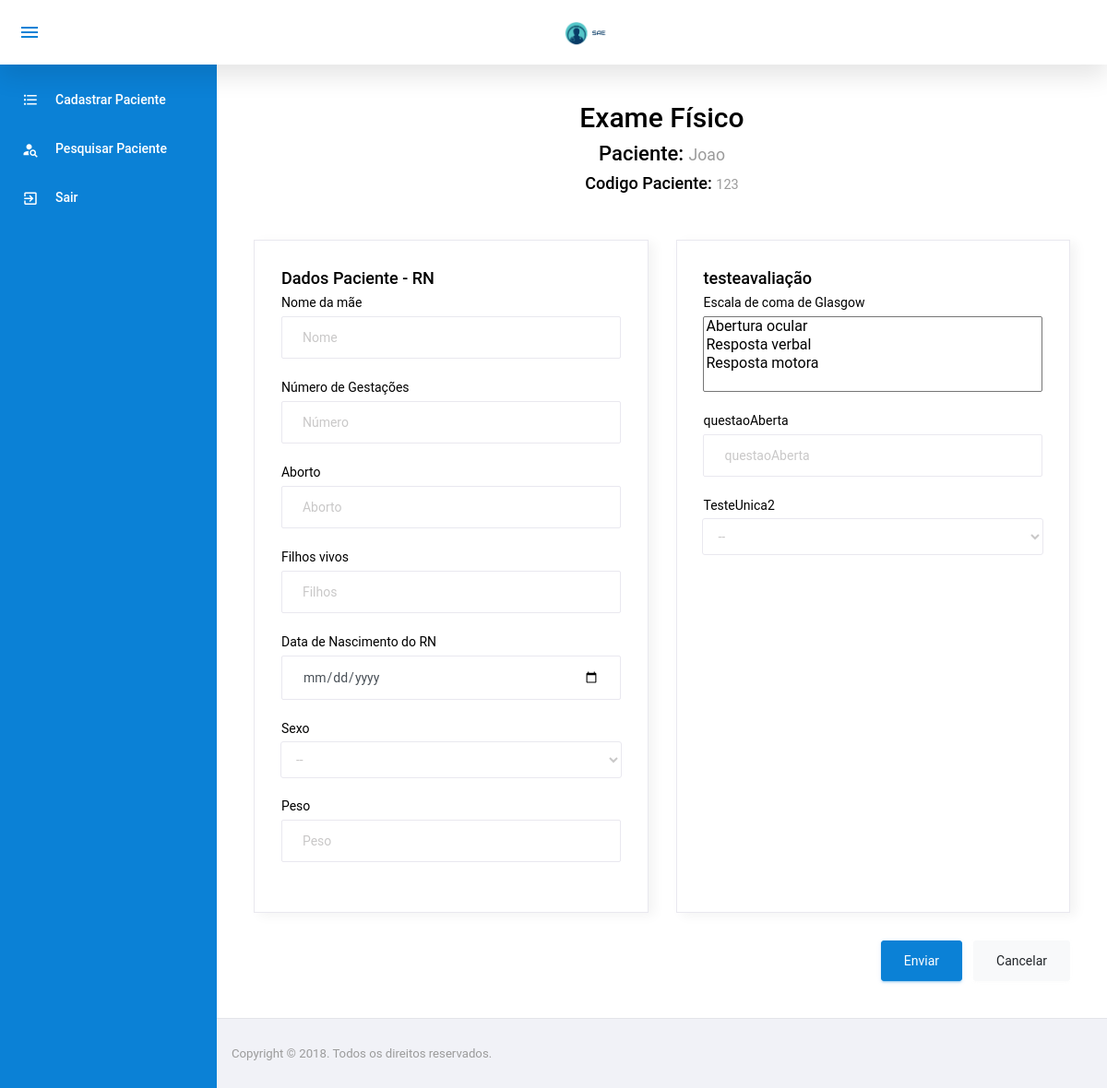
Page /exameFisico/ExameFisico.php?idPaciente=1 (signed in) on the committed database.
### tables this page shows
CREATE TABLE `paciente` (
  `IdPaciente` int(11) NOT NULL,
  `Nome` varchar(100) NOT NULL,
  `IdUnidadeInternacao` tinyint(4) NOT NULL,
  `IdTipoPaciente` tinyint(4) NOT NULL,
  `CodigoPaciente` int(11) NOT NULL
);

CREATE TABLE `formulario` (
  `IdFormulario` int(11) NOT NULL,
  `Descricao` varchar(100) NOT NULL
);

CREATE TABLE `avaliacao` (
  `IdAvaliacao` int(11) NOT NULL,
  `Descricao` varchar(100) NOT NULL
);

CREATE TABLE `aplicacao` (
  `IdAplicacao` int(11) NOT NULL,
  `IdAvaliacao` int(11) NOT NULL,
  `IdFormulario` int(11) NOT NULL
);

CREATE TABLE `questao` (
  `IdQuestao` int(11) NOT NULL,
  `IdTipoQuestao` tinyint(4) NOT NULL,
  `Descricao` varchar(300) NOT NULL,
  `PossuiOutro` char(1) NOT NULL
);

CREATE TABLE `avaliacaoquestao` (
  `IdQuestao` int(11) NOT NULL,
  `IdAvaliacao` int(11) NOT NULL
);

### config/BD.php (called while the page is built, shortened)
<?php
	class BancoDados{
		public static function obterConexao(){
			if(isset($conexao) == false){
				$conexao = new PDO("mysql:dbname=u989534060_sae;host=localhost","root","",array(PDO::MYSQL_ATTR_INIT_COMMAND => "SET NAMES utf8"));
				$conexao->setAttribute(PDO::ATTR_ERRMODE, PDO::ERRMODE_EXCEPTION);
			}
			return $conexao;
		}
	}
?>

### model/PacienteModel.php (called while the page is built, shortened)
<?php
	require_once $_SERVER["DOCUMENT_ROOT"] . "/sae/config/BD.php";
	class PacienteModel{
		private $bd;
		 function __construct(){
		 	$this->bd = BancoDados::obterConexao();
		 }
         public function listarID($idPaciente){
            $listarUm = $this->bd->prepare("SELECT * from paciente where idPaciente = :idPaciente");
            $listarUm->bindParam(":idPaciente", $idPaciente, PDO::PARAM_INT);
            $listarUm->execute();
            $res = $listarUm->fetch(PDO::FETCH_ASSOC);
            return $res;
         }
	}
?>

### model/FormularioModel.php (called while the page is built, shortened)
<?php
	require_once $_SERVER["DOCUMENT_ROOT"] . "/sae/config/BD.php";
	class FormularioModel{
		private $bd;
		 function __construct(){
		 	$this->bd = BancoDados::obterConexao();
		 }
		 public function listarTodasAvaliacoes($idFormulario){
			$listarTodasAvaliacoes = $this->bd->query("SELECT * FROM formulario INNER JOIN aplicacao ON aplicacao.IdFormulario = formulario.IdFormulario
										INNER JOIN avaliacao on avaliacao.IdAvaliacao = aplicacao.IdAvaliacao
										INNER JOIN avaliacaoquestao on avaliacaoquestao.IdAvaliacao = avaliacao.IdAvaliacao
										WHERE formulario.IdFormulario = " . $idFormulario . "  GROUP BY avaliacao.Descricao");
			$res = $listarTodasAvaliacoes->fetchAll(PDO::FETCH_ASSOC);
			return $res;
		}
	}
?>

### model/FormularioAvaliacaoModel.php (called while the page is built, shortened)
<?php
	require_once $_SERVER["DOCUMENT_ROOT"] . "/sae/config/BD.php";
	class FormularioAvaliacaoModel{
		private $bd;
		 function __construct(){
		 	$this->bd = BancoDados::obterConexao();
		 }
		 public function listarTodasQuestoesAplicacao($idAplicacao){
			$listarTodasQuestoesAplicacao = $this->bd->query("SELECT * FROM aplicacao
			INNER JOIN avaliacao ON avaliacao.IdAvaliacao = aplicacao.IdAvaliacao
			INNER JOIN avaliacaoquestao ON avaliacaoquestao.IdAvaliacao = avaliacao.IdAvaliacao
			INNER JOIN questao ON questao.IdQuestao = avaliacaoquestao.IdQuestao WHERE aplicacao.IdAplicacao = " . $idAplicacao);
			$res = $listarTodasQuestoesAplicacao->fetchAll(PDO::FETCH_ASSOC);
			return $res;
		 }
	}
?>

### model/QuestaoModel.php (called while the page is built, shortened)
<?php
	require_once $_SERVER["DOCUMENT_ROOT"] . "/sae/config/BD.php";
	class QuestaoModel{
		private $bd;
		 function __construct(){
		 	$this->bd = BancoDados::obterConexao();
		 }
		public function listarAfirmativas($idQuestao){
			$listarAfirmativas = $this->bd->query("SELECT * from questaoafirmativa WHERE idQuestao = " . $idQuestao);
			$listarAfirmativas->bindParam(":idQuestao", $idQuestao);
			$res = $listarAfirmativas->fetchAll(PDO::FETCH_ASSOC);
			return $res;
		}
		public function listarID($idQuestao){
            $listarUm = $this->bd->prepare("SELECT * from questao where idQuestao = :idQuestao");
            $listarUm->bindParam(":idQuestao", $idQuestao, PDO::PARAM_INT);
            $listarUm->execute();
            $res = $listarUm->fetch(PDO::FETCH_ASSOC);
            return $res;
         }
	}
?>

### model/AfirmativaModel.php (called while the page is built, shortened)
<?php
	require_once $_SERVER["DOCUMENT_ROOT"] . "/sae/config/BD.php";
	class AfirmativaModel{
		private $bd;
		 function __construct(){
		 	$this->bd = BancoDados::obterConexao();
		 }
         public function listarID($idAfirmativa){
            $listarUm = $this->bd->prepare("SELECT * from afirmativa where idAfirmativa = :idAfirmativa");
            $listarUm->bindParam(":idAfirmativa", $idAfirmativa, PDO::PARAM_INT);
            $listarUm->execute();
            $res = $listarUm->fetch(PDO::FETCH_ASSOC);
            return $res;
         }
	}
?>

### exameFisico/ExameFisico.php (the view, shortened to what this page needs)
<!DOCTYPE html>
<html lang="pt-br">
<?php
  include $_SERVER["DOCUMENT_ROOT"] . "/sae/template/header.php";
  require_once $_SERVER["DOCUMENT_ROOT"]	. "/sae/model/PacienteModel.php";
  require_once $_SERVER["DOCUMENT_ROOT"]	. "/sae/model/FormularioModel.php";
  require_once $_SERVER["DOCUMENT_ROOT"] . "/sae/model/QuestaoModel.php";
  require_once $_SERVER["DOCUMENT_ROOT"] . "/sae/model/FormularioAvaliacaoModel.php";
  require_once $_SERVER["DOCUMENT_ROOT"] . "/sae/model/AfirmativaModel.php";
    if (isset($_GET["idPaciente"])) {
      $idPaciente = $_GET["idPaciente"];
    }else{
        header('Location: ../paciente/PesquisarPaciente.php');
    }
    $afirmativa = new AfirmativaModel();
    $questaoModel = new  QuestaoModel();
    $formularioModel = new FormularioModel();
    $pacienteModel = new PacienteModel();
    $formularioAvaliacao = new FormularioAvaliacaoModel();
    $resPaciente = $pacienteModel->listarID($idPaciente);
?>
<body>
  <div class="container-scroller">
    <?php require '../template/menuENF.php'; ?>
      <div class="main-panel">
        <div class="content-wrapper">
          <div class="row">
            <div class="col-md-12">
              <h1 class="text-center align-items-center justify-content-center d-block ">Exame Físico</h1>
              <h4 class="text-center">Paciente: <small class="text-muted"><?php echo $resPaciente["Nome"];?></small> </h4>
              <h5 class="text-center tituloExame">Codigo Paciente: <small class="text-muted"><?php echo $resPaciente["CodigoPaciente"];?></small> </h5>
            </div>
            <?php
            $idTipoPaciente = $resPaciente["IdTipoPaciente"];
            if($idTipoPaciente == 3){
              $idFormulario = 10;
            }else if($idTipoPaciente == 2){
              $idFormulario = 11;
            }else if($idTipoPaciente == 1){
                $idFormulario = 12;
            }else{
                header('Location: ../paciente/PesquisarPaciente.php');
            }
            $resSelectAvaliacao = $formularioModel->listarTodasAvaliacoes($idFormulario);
            foreach($resSelectAvaliacao as $avaliacao){
            ?>
            <div class="col-md-6 grid-margin stretch-card">
              <div class="card">
                <div class="card-body">
                  <h5><?php echo $avaliacao['Descricao'];?></h5>
                  <form action="../controller/PacienteController.php?acao=cadastrardados&idPaciente=<?php echo $idPaciente;?>&idTipoPaciente=<?php echo $idTipoPaciente;?>" method="post" class="forms-sample">
                    <?php
                    $resFormAvaliacao = $formularioAvaliacao->listarTodasQuestoesAplicacao($avaliacao['IdAplicacao']);
                    foreach($resFormAvaliacao as $avalQuest){
                        $resQuestao = $questaoModel->listarID($avalQuest['IdQuestao']);
                        if($resQuestao['IdTipoQuestao'] == 1){
                          ?>
                          <div class="form-group">
                            <label for="input"><?php echo $resQuestao['Descricao'];?></label>
                            <input type="text" class="form-control"
                            <?php echo "name=" . $avalQuest['IdAplicacao'] . ';' . $avalQuest['IdAvaliacao'] . ';' . $avalQuest['IdQuestao']  . ';' . $avalQuest['IdTipoQuestao']  . "";
                                  echo " placeholder=" . $avalQuest['Descricao'];
                            ?>
                            >
                          </div>
                          <?php
                        }
                          if($resQuestao['IdTipoQuestao'] == 2){
                            ?>
                            <div class="form-group">
                              <label for="selectAtividade"><?php echo $resQuestao['Descricao'];?></label>
                              <select class="form-control" <?php echo "name=" . $avalQuest['IdAplicacao'] . ';' . $avalQuest['IdAvaliacao'] . ';' . $avalQuest['IdQuestao']  . ';' . $avalQuest['IdTipoQuestao']  . "";?>>
                                <option> -- </option>
                              </select>
                            </div>
                            <?php
                          }
                          if($resQuestao['IdTipoQuestao'] == 3){
                            $resAfirmativa = $questaoModel->listarAfirmativas($resQuestao['IdQuestao']);
                            ?>
                            <div class="form-group">
                              <label for="selectAtividade"><?php echo $resQuestao['Descricao'];?></label>
                              <select class="js-example-basic-multiple w-100" multiple="multiple" <?php echo "name=" . $avalQuest['IdAplicacao'] . ';' . $avalQuest['IdAvaliacao'] . ';' . $avalQuest['IdQuestao']  . ';' . $avalQuest['IdTipoQuestao']  . "[]";?>>
                              <?php foreach($resAfirmativa as $afirm){
                              $resAfirmativaDescricao = $afirmativa->listarID($afirm['IdAfirmativa']); ?>
                                <option value="<?php echo $resAfirmativaDescricao['IdAfirmativa'];?>"><?php echo $resAfirmativaDescricao['Descricao'];?></option>
                              <?php } ?>
                              </select>
                            </div>
                            <?php
                            }
                          if($resQuestao['IdTipoQuestao'] == 4){
                            ?>
                            <div class="form-group">
                              <label for="selectAtividade"><?php echo $resQuestao['Descricao'];?></label>
                              <div iclass="input-group date">
                                <input type="date" <?php echo "name=" . $avalQuest['IdAplicacao'] . ';' . $avalQuest['IdAvaliacao'] . ';' . $avalQuest['IdQuestao']  . ';' . $avalQuest['IdTipoQuestao']  . "";?>   class="form-control">
                              </div>
                            </div>
                            <?php
                            }
                            ?>
                          <?php
                        }
                        ?>
                </div>
              </div>
            </div>
            <?php } ?>
            <div class="col-md-12 text-right">
                    <button type="submit" class="text-right btn btn-primary mr-2">Enviar</button>
                    <button class="text-right btn btn-light">Cancelar</button>
            </div>
          </div>
        </div>
        <?php require '../template/footer.php';?>
      </div>
    </div>
  </div>
</body>
</html>

### rows in the picture
paciente: Nome "Joao", CodigoPaciente "123"
formulario: avaliacao.Descricao "Dados Paciente - RN", avaliacao.Descricao "testeavaliação"
aplicacao: questao.Descricao "Nome da mãe", questao.Descricao "Número de Gestações", questao.Descricao "Aborto", Descricao "Aborto", questao.Descricao "Filhos vivos", questao.Descricao "Data de Nascimento do RN", questao.Descricao "Sexo", IdAplicacao.IdTipoQuestao "--", questao.Descricao "Peso", Descricao "Peso"
aplicacao: questao.Descricao "Escala de coma de Glasgow", IdAplicacao.IdTipoQuestao "Abertura ocular / Resposta verbal / Resposta motora", questao.Descricao "questaoAberta", Descricao "questaoAberta", questao.Descricao "TesteUnica2", IdAplicacao.IdTipoQuestao "--"
